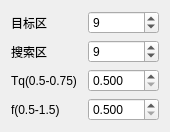
<?xml version="1.0" encoding="UTF-8"?>
<ui version="4.0">
 <class>ForstnerDlg</class>
 <widget class="QDialog" name="ForstnerDlg">
  <property name="geometry">
   <rect>
    <x>0</x>
    <y>0</y>
    <width>170</width>
    <height>116</height>
   </rect>
  </property>
  <property name="windowTitle">
   <string>Dialog</string>
  </property>
  <layout class="QGridLayout" name="gridLayout">
   <item row="0" column="0">
    <widget class="QLabel" name="label">
     <property name="text">
      <string>目标区</string>
     </property>
    </widget>
   </item>
   <item row="0" column="1">
    <widget class="QSpinBox" name="factorSize">
     <property name="focusPolicy">
      <enum>Qt::NoFocus</enum>
     </property>
     <property name="minimum">
      <number>3</number>
     </property>
     <property name="maximum">
      <number>101</number>
     </property>
     <property name="singleStep">
      <number>2</number>
     </property>
     <property name="value">
      <number>9</number>
     </property>
    </widget>
   </item>
   <item row="1" column="0">
    <widget class="QLabel" name="label_2">
     <property name="text">
      <string>搜索区</string>
     </property>
    </widget>
   </item>
   <item row="1" column="1">
    <widget class="QSpinBox" name="searchAreaSize">
     <property name="focusPolicy">
      <enum>Qt::NoFocus</enum>
     </property>
     <property name="minimum">
      <number>3</number>
     </property>
     <property name="maximum">
      <number>101</number>
     </property>
     <property name="singleStep">
      <number>2</number>
     </property>
     <property name="value">
      <number>9</number>
     </property>
    </widget>
   </item>
   <item row="2" column="0">
    <widget class="QLabel" name="label_3">
     <property name="text">
      <string>Tq(0.5-0.75)</string>
     </property>
    </widget>
   </item>
   <item row="2" column="1">
    <widget class="QDoubleSpinBox" name="tq">
     <property name="focusPolicy">
      <enum>Qt::NoFocus</enum>
     </property>
     <property name="decimals">
      <number>3</number>
     </property>
     <property name="minimum">
      <double>0.500000000000000</double>
     </property>
     <property name="maximum">
      <double>0.750000000000000</double>
     </property>
     <property name="singleStep">
      <double>0.030000000000000</double>
     </property>
    </widget>
   </item>
   <item row="3" column="0">
    <widget class="QLabel" name="label_4">
     <property name="text">
      <string>f(0.5-1.5)</string>
     </property>
    </widget>
   </item>
   <item row="3" column="1">
    <widget class="QDoubleSpinBox" name="tw_f">
     <property name="focusPolicy">
      <enum>Qt::NoFocus</enum>
     </property>
     <property name="decimals">
      <number>3</number>
     </property>
     <property name="minimum">
      <double>0.500000000000000</double>
     </property>
     <property name="maximum">
      <double>1.500000000000000</double>
     </property>
     <property name="singleStep">
      <double>0.100000000000000</double>
     </property>
    </widget>
   </item>
  </layout>
 </widget>
 <resources/>
 <connections/>
</ui>
